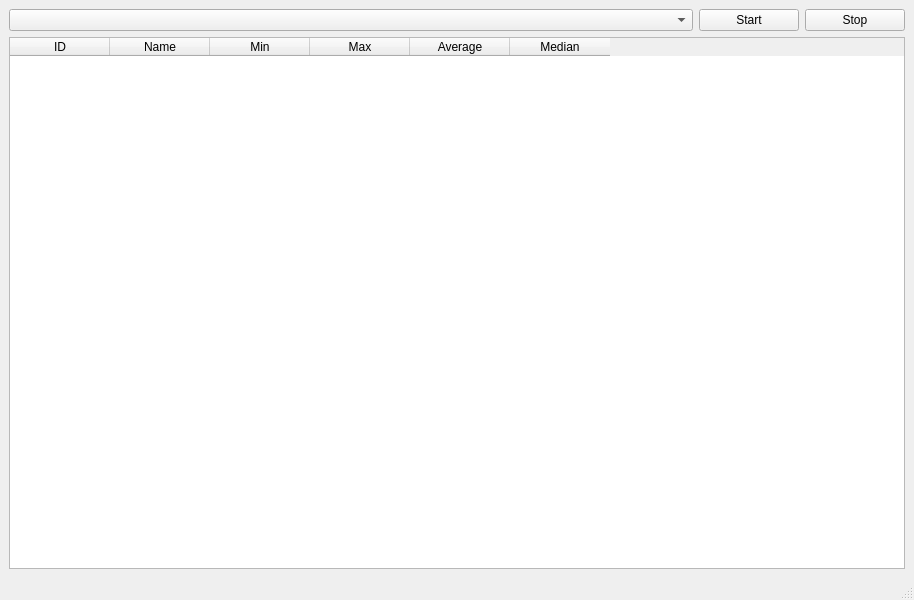
<?xml version="1.0" encoding="UTF-8"?>
<ui version="4.0">
 <class>InspectorWindow</class>
 <widget class="QMainWindow" name="InspectorWindow">
  <property name="geometry">
   <rect>
    <x>0</x>
    <y>0</y>
    <width>914</width>
    <height>600</height>
   </rect>
  </property>
  <property name="windowTitle">
   <string>Inspector</string>
  </property>
  <widget class="QWidget" name="centralwidget">
   <layout class="QGridLayout" name="gridLayout">
    <item row="1" column="0">
     <widget class="QComboBox" name="cmbJoysticks"/>
    </item>
    <item row="1" column="1">
     <widget class="QPushButton" name="btnStart">
      <property name="maximumSize">
       <size>
        <width>100</width>
        <height>16777215</height>
       </size>
      </property>
      <property name="text">
       <string>Start</string>
      </property>
     </widget>
    </item>
    <item row="1" column="2">
     <widget class="QPushButton" name="btnStop">
      <property name="maximumSize">
       <size>
        <width>100</width>
        <height>16777215</height>
       </size>
      </property>
      <property name="text">
       <string>Stop</string>
      </property>
     </widget>
    </item>
    <item row="2" column="0" colspan="3">
     <widget class="QTableWidget" name="tblValues">
      <property name="rowCount">
       <number>0</number>
      </property>
      <property name="columnCount">
       <number>6</number>
      </property>
      <attribute name="horizontalHeaderCascadingSectionResizes">
       <bool>false</bool>
      </attribute>
      <attribute name="horizontalHeaderShowSortIndicator" stdset="0">
       <bool>true</bool>
      </attribute>
      <attribute name="horizontalHeaderStretchLastSection">
       <bool>false</bool>
      </attribute>
      <attribute name="verticalHeaderCascadingSectionResizes">
       <bool>false</bool>
      </attribute>
      <attribute name="verticalHeaderShowSortIndicator" stdset="0">
       <bool>false</bool>
      </attribute>
      <column>
       <property name="text">
        <string>ID</string>
       </property>
      </column>
      <column>
       <property name="text">
        <string>Name</string>
       </property>
      </column>
      <column>
       <property name="text">
        <string>Min</string>
       </property>
      </column>
      <column>
       <property name="text">
        <string>Max</string>
       </property>
      </column>
      <column>
       <property name="text">
        <string>Average</string>
       </property>
      </column>
      <column>
       <property name="text">
        <string>Median</string>
       </property>
      </column>
     </widget>
    </item>
   </layout>
  </widget>
  <widget class="QStatusBar" name="statusbar"/>
 </widget>
 <resources/>
 <connections/>
</ui>
